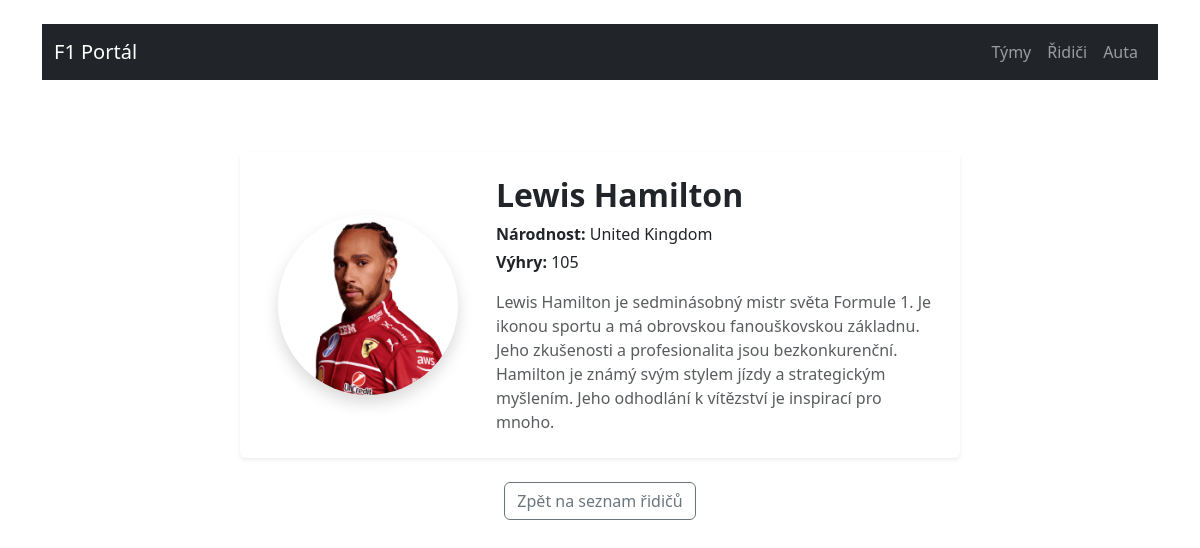
The app's page /f1/drivers/6/ with its own data.
### library/models.py (models this page shows, shortened)
class Driver(models.Model):
    name = models.CharField(
        max_length=45,
        verbose_name='Name',
        help_text='Enter the full name of the driver',
        error_messages={'blank': 'Driver name must be provided'}
    )
    nationality = models.CharField(
        max_length=45,
        verbose_name='Nationality',
        help_text='Enter the driver’s nationality'
    )
    number_of_wins = models.PositiveIntegerField(
        default=0,
        verbose_name='Number of Wins'
    )
    photo = models.ImageField(
        upload_to='media/drivers/',
        null=True,
        blank=True,
        verbose_name='Driver Photo'
    )
    description = models.TextField(
        blank=True,
        verbose_name='Popis řidiče'
    )
    class Meta:
        ordering = ['-number_of_wins', 'name']
        verbose_name = 'Driver'
        verbose_name_plural = 'Drivers'

### library/views.py (the view)
# urls.py: path('drivers/<int:pk>/', views.DriverDetailView.as_view(), name='driver_detail'),
class DriverDetailView(DetailView):
    model = Driver
    template_name = 'drivers/driver_detail.html'
    context_object_name = 'driver'

### library/templates/drivers/driver_detail.html (shortened to what this page needs)
{% extends 'base.html' %}
{% load static %}
{% block content %}
{% include 'presets/nav.html' %}
<div class="container py-5">
    <div class="row justify-content-center">
        <div class="col-md-8">
            <div class="card shadow-sm border-0 p-4">
                <div class="row align-items-center">
                    <div class="col-md-4 text-center mb-3 mb-md-0">
                        {% if driver.photo %}
                            <img src="{{ driver.photo.url }}" alt="{{ driver.name }}" class="img-fluid rounded-circle shadow" style="width:180px; height:180px; object-fit:cover;">
                        {% else %}
                            <img src="{% static 'img/default_driver.png' %}" alt="No photo" class="img-fluid rounded-circle shadow" style="width:180px; height:180px; object-fit:cover;">
                        {% endif %}
                    </div>
                    <div class="col-md-8">
                        <h2 class="fw-bold mb-2">{{ driver.name }}</h2>
                        <p class="mb-1"><strong>Národnost:</strong> {{ driver.nationality }}</p>
                        <p class="mb-1"><strong>Výhry:</strong> {{ driver.number_of_wins }}</p>
                        {% if driver.description %}
                        <div class="mt-3 text-muted" style="white-space: pre-line;">{{ driver.description }}</div>
                        {% endif %}
                    </div>
                </div>
            </div>
            <div class="text-center mt-4">
                <a href="{% url 'driver_list' %}" class="btn btn-outline-secondary">Zpět na seznam řidičů</a>
            </div>
        </div>
    </div>
</div>
{% endblock %}

### library/static/library/css/styles.css (style rules this page uses)
* { margin: 0; padding: 0; box-sizing: border-box; }
html, body { width: 100%; height: 100%; font-family: Arial, sans-serif; }

### records on screen
Driver: photo (picture), name "Lewis Hamilton", nationality "United Kingdom", number_of_wins "105", description "Lewis Hamilton je sedminásobný mistr světa Formule 1. Je ikonou sportu a má obrovskou fanouškovskou základnu. Jeho zkušenosti a profesionalita jsou bezkonkurenční. Hamilton je známý svým stylem jízdy a strategickým myšlením. Jeho odhodlání k vítězství je inspirací pro mnoho."
